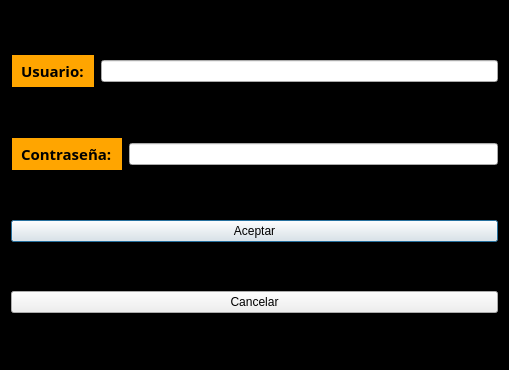
<?xml version="1.0" encoding="UTF-8"?>
<ui version="4.0">
 <class>IngresarForm</class>
 <widget class="QDialog" name="IngresarForm">
  <property name="windowModality">
   <enum>Qt::ApplicationModal</enum>
  </property>
  <property name="geometry">
   <rect>
    <x>0</x>
    <y>0</y>
    <width>509</width>
    <height>370</height>
   </rect>
  </property>
  <property name="windowTitle">
   <string>Dialog</string>
  </property>
  <property name="autoFillBackground">
   <bool>false</bool>
  </property>
  <property name="styleSheet">
   <string notr="true">QDialog{
background-color: black;
border: 1px solid black;
padding: 5px;
}</string>
  </property>
  <layout class="QVBoxLayout" name="verticalLayout">
   <item>
    <layout class="QHBoxLayout" name="horizontalLayout">
     <item>
      <widget class="QLabel" name="label">
       <property name="font">
        <font>
         <family>Segoe Print</family>
         <pointsize>11</pointsize>
         <weight>75</weight>
         <bold>true</bold>
        </font>
       </property>
       <property name="styleSheet">
        <string notr="true">QLabel{
background-color: orange;
border: 1px solid black;
padding: 5px;
}</string>
       </property>
       <property name="text">
        <string>Usuario:</string>
       </property>
      </widget>
     </item>
     <item>
      <widget class="QLineEdit" name="lineEdit"/>
     </item>
    </layout>
   </item>
   <item>
    <layout class="QHBoxLayout" name="horizontalLayout_2">
     <item>
      <widget class="QLabel" name="label_2">
       <property name="font">
        <font>
         <family>Segoe Print</family>
         <pointsize>11</pointsize>
         <weight>75</weight>
         <bold>true</bold>
        </font>
       </property>
       <property name="styleSheet">
        <string notr="true">QLabel{
background-color: orange;
border: 1px solid black;
padding: 5px;
}</string>
       </property>
       <property name="text">
        <string>Contraseña:</string>
       </property>
      </widget>
     </item>
     <item>
      <widget class="QLineEdit" name="lineEdit_2">
       <property name="echoMode">
        <enum>QLineEdit::Password</enum>
       </property>
      </widget>
     </item>
    </layout>
   </item>
   <item>
    <widget class="QPushButton" name="pushButton">
     <property name="text">
      <string>Aceptar</string>
     </property>
    </widget>
   </item>
   <item>
    <widget class="QPushButton" name="pushButton_2">
     <property name="text">
      <string>Cancelar</string>
     </property>
    </widget>
   </item>
  </layout>
 </widget>
 <resources/>
 <connections/>
</ui>
